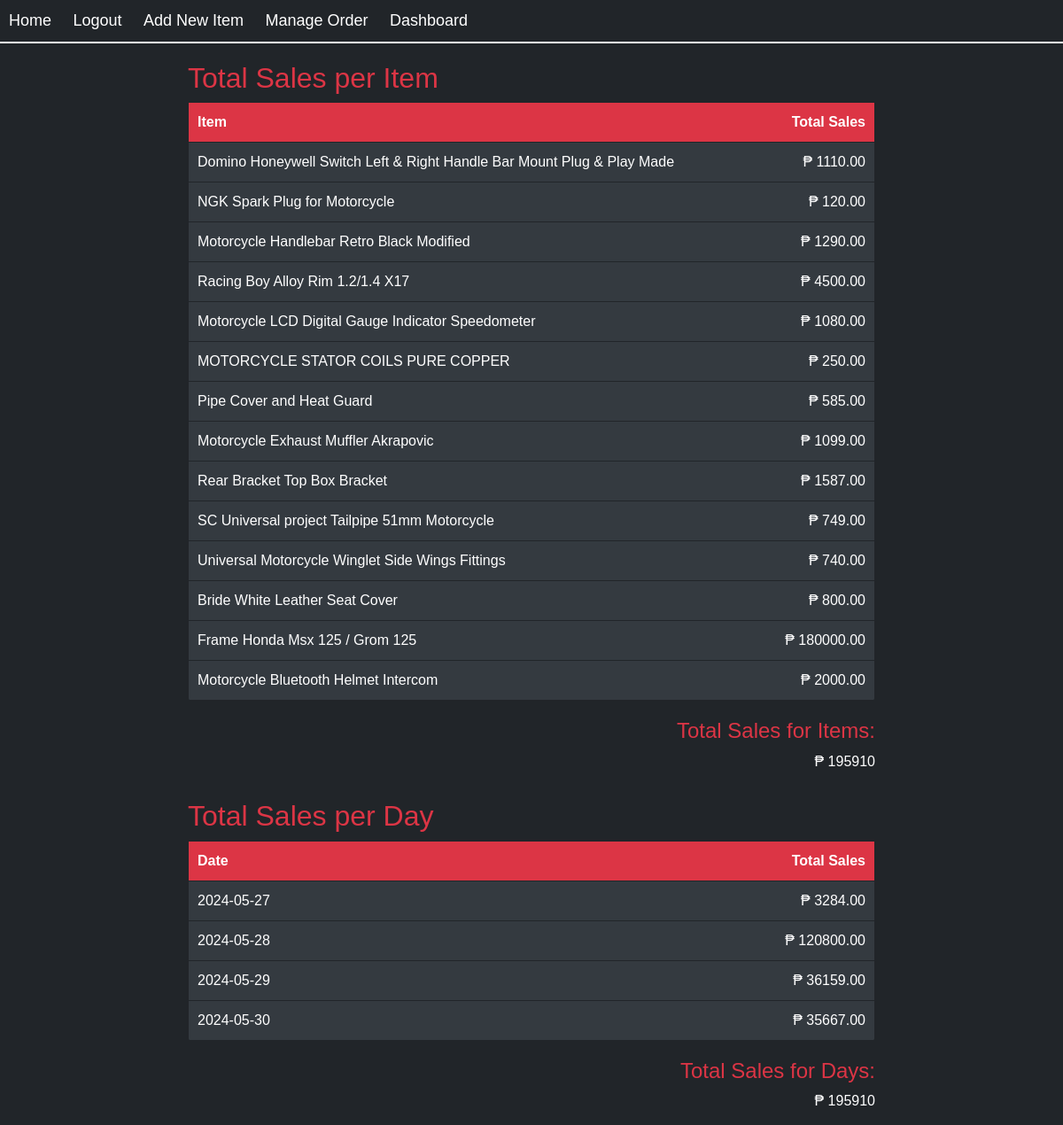
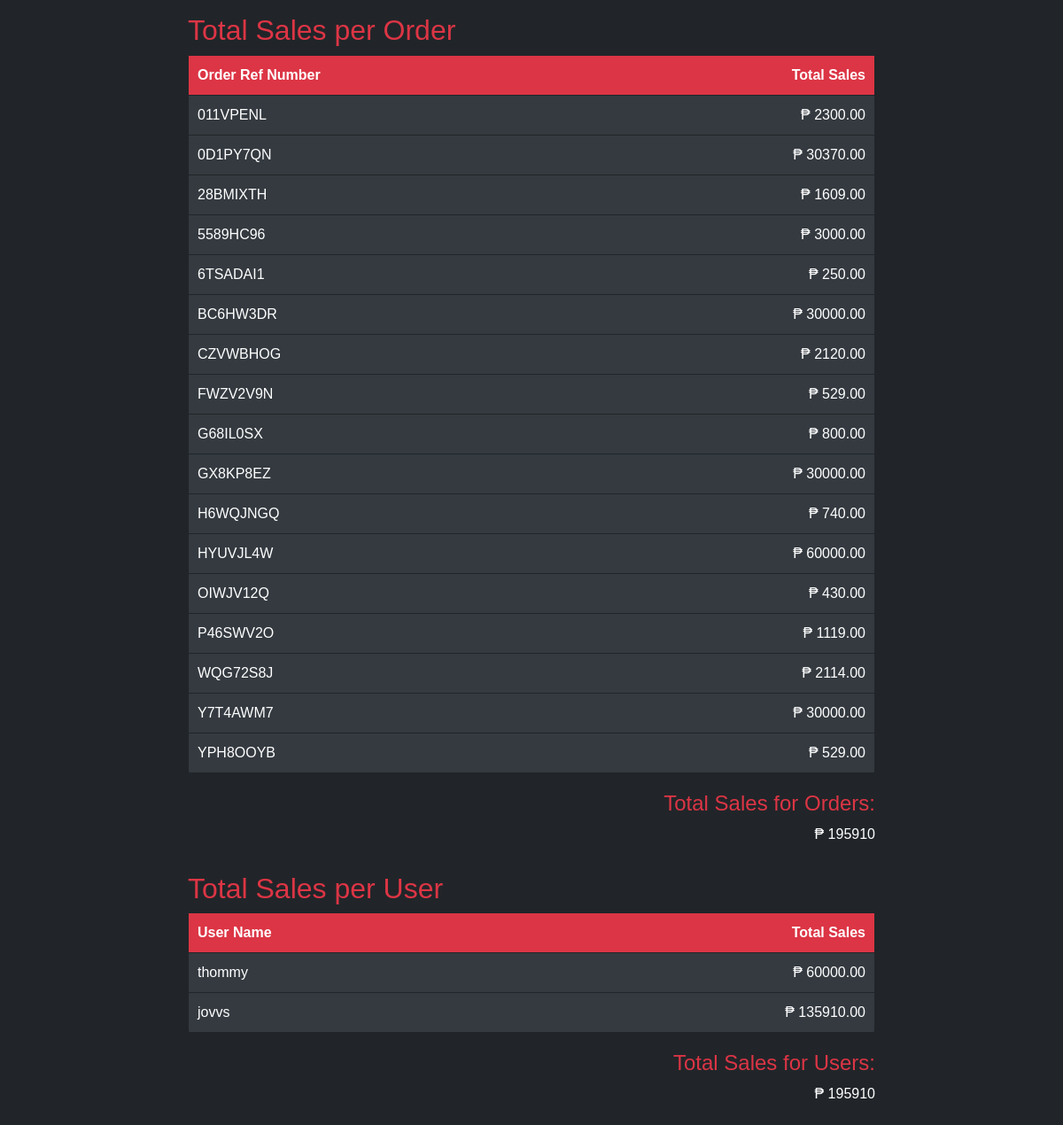
Screenshot of /admin/dashboard.php with the database file from the repository (2 pictures, top to bottom).
### tables this page shows
CREATE TABLE `items` (
  `item_id` int(255) NOT NULL,
  `item` varchar(255) NOT NULL,
  `item_img` varchar(255) NOT NULL,
  `price` float(9,2) NOT NULL,
  `stocks` varchar(255) NOT NULL,
  `date_added` timestamp NOT NULL DEFAULT current_timestamp(),
  `item_status` varchar(1) NOT NULL DEFAULT 'A',
  `category` varchar(255) DEFAULT NULL
);

### admin/dashboard.php (the view, shortened to what this page needs)
<?php
include "../db.php";
$sql_total_sales_per_item = "SELECT items.item_id, items.item, SUM(items.price * `order`.quantity) AS total_sales
                             FROM `order`
                             JOIN items ON `order`.item_id = items.item_id
                             WHERE `order`.status = 5
                             GROUP BY items.item_id";
$result_total_sales_per_item = mysqli_query($conn, $sql_total_sales_per_item);
$sql_total_sales_per_day = "SELECT DATE(o.date_added) AS order_day,
                            SUM(i.price * o.quantity) AS total_sales
                            FROM `order` o
                            JOIN items i ON o.item_id = i.item_id
                            WHERE o.status = 5
                            GROUP BY DATE(o.date_added)";
$result_total_sales_per_day = mysqli_query($conn, $sql_total_sales_per_day);
$sql_total_sales_per_order = "SELECT o.order_ref_number, SUM(i.price * o.quantity) AS total_sales
                              FROM `order` o
                              JOIN items i ON o.item_id = i.item_id
                              WHERE o.status = 5
                              GROUP BY o.order_ref_number";
$result_total_sales_per_order = mysqli_query($conn, $sql_total_sales_per_order);
$sql_total_sales_per_user = "SELECT u.uname, SUM(i.price * o.quantity) AS total_sales
                             FROM `order` o
                             JOIN users u ON o.user_id = u.user_id
                             JOIN items i ON o.item_id = i.item_id
                             WHERE o.status = 5
                             GROUP BY u.user_id";
$result_total_sales_per_user = mysqli_query($conn, $sql_total_sales_per_user);
?>
<!DOCTYPE html>
<html lang="en">
<head>
    <link rel="stylesheet" href="../css/bootstrap.css">
</head>
<body>
<div class="toolbar">
    <a href="index.php">Home</a>
    <a href="?logout">Logout</a>
    <a href="newitem.php">Add New Item</a>
    <a href="manage_order.php">Manage Order</a>
    <a href="dashboard.php">Dashboard</a>
</div>
    <div class="container">
        <div class="table-container">
            <h2>Total Sales per Item</h2>
            <table>
                <thead>
                    <tr>
                        <th>Item</th>
                        <th class="total-sales-th">Total Sales</th>
                    </tr>
                </thead>
                <tbody>
                    <?php while($row = mysqli_fetch_assoc($result_total_sales_per_item)): ?>
                    <tr>
                        <td><?php echo $row['item']; ?></td>
                        <td class="total-sales-th">₱ <?php echo $row['total_sales']; ?></td>
                    </tr>
                    <?php endwhile; ?>
                </tbody>
            </table>
            <div class="total-sales-th">
                <h4>Total Sales for Items:</h4>
                <?php
                $final_total_items = 0;
                mysqli_data_seek($result_total_sales_per_item, 0);
                while ($row = mysqli_fetch_assoc($result_total_sales_per_item)) {
                    $final_total_items += $row['total_sales'];
                }
                echo "₱ " . $final_total_items;
                ?>
            </div>
        </div>
        <div class="table-container">
            <h2>Total Sales per Day</h2>
            <table>
                <thead>
                    <tr>
                        <th>Date</th>
                        <th class="total-sales-th">Total Sales</th>
                    </tr>
                </thead>
                <tbody>
                    <?php while($row = mysqli_fetch_assoc($result_total_sales_per_day)): ?>
                    <tr>
                        <td><?php echo $row['order_day']; ?></td>
                        <td class="total-sales-th">₱ <?php echo $row['total_sales']; ?></td>
                    </tr>
                    <?php endwhile; ?>
                </tbody>
            </table>
            <div class="total-sales-th">
                <h4>Total Sales for Days:</h4>
                <?php
                $final_total_days = 0;
                mysqli_data_seek($result_total_sales_per_day, 0);
                while ($row = mysqli_fetch_assoc($result_total_sales_per_day)) {
                    $final_total_days += $row['total_sales'];
                }
                echo "₱ " . $final_total_days;
                ?>
            </div>
        </div>
        <div class="table-container">
            <h2>Total Sales per Order</h2>
            <table>
                <thead>
                    <tr>
                        <th>Order Ref Number</th>
                        <th class="total-sales-th">Total Sales</th>
                    </tr>
                </thead>
                <tbody>
                    <?php while($row = mysqli_fetch_assoc($result_total_sales_per_order)): ?>
                    <tr>
                        <td><?php echo $row['order_ref_number']; ?></td>
                        <td class="total-sales-th">₱ <?php echo $row['total_sales']; ?></td>
                    </tr>
                    <?php endwhile; ?>
                </tbody>
            </table>
            <div class="total-sales-th">
                <h4>Total Sales for Orders:</h4>
                <?php
                $final_total_orders = 0;
                mysqli_data_seek($result_total_sales_per_order, 0);
                while ($row = mysqli_fetch_assoc($result_total_sales_per_order)) {
                    $final_total_orders += $row['total_sales'];
                }
                echo "₱  " . $final_total_orders;
                ?>
            </div>
        </div>
        <div class="table-container">
            <h2>Total Sales per User</h2>
            <table>
                <thead>
                    <tr>
                        <th>User Name</th>
                        <th class="total-sales-th">Total Sales</th>
                    </tr>
                </thead>
                <tbody>
                    <?php while($row = mysqli_fetch_assoc($result_total_sales_per_user)): ?>
                    <tr>
                        <td><?php echo $row['uname']; ?></td>
                        <td class="total-sales-th">₱ <?php echo $row['total_sales']; ?></td>
                    </tr>
                    <?php endwhile; ?>
                </tbody>
            </table>
            <div class="total-sales-th">
                <h4>Total Sales for Users:</h4>
                <?php
                $final_total_users = 0;
                mysqli_data_seek($result_total_sales_per_user, 0);
                while ($row = mysqli_fetch_assoc($result_total_sales_per_user)) {
                    $final_total_users += $row['total_sales'];
                }
                echo "₱ " . $final_total_users;
                ?>
            </div>
        </div>
    </div>
</body>
</html>

### admin/dashboard.php (style rules this page uses)
body { background-color: #212529; color: #fff; font-family: Arial, sans-serif; margin: 0; padding: 0; }
.container { position: relative; max-width: 800px; margin: 0 auto; margin-top: 20px; }
.table-container { margin-bottom: 30px; }
table { width: 100%; border-collapse: collapse; margin-bottom: 20px; background-color: #343a40; border: 1px solid #212529; border-radius: 5px; color: #fff; }
table th, table td { padding: 10px; text-align: left; border-bottom: 1px solid #212529; }
table th { background-color: #dc3545; font-weight: bold; }
.total-sales-th { text-align: right; }
h2, h4 { color: #dc3545; }
.toolbar { background-color: #212529; padding: 10px; border-bottom: 2px solid #ffffff; }
.toolbar a { color: #ffffff; margin-right: 20px; text-decoration: none; font-size: 18px; }

### rows the page displays
items: item "Domino Honeywell Switch Left & Right Handle Bar Mount Plug & Play Made", total_sales "1110.00"
items: item "NGK Spark Plug for Motorcycle", total_sales "120.00"
items: item "Motorcycle Handlebar Retro Black Modified", total_sales "1290.00"
items: item "Racing Boy Alloy Rim 1.2/1.4 X17", total_sales "4500.00"
items: item "Motorcycle LCD Digital Gauge Indicator Speedometer", total_sales "1080.00"
items: item "MOTORCYCLE STATOR COILS PURE COPPER", total_sales "250.00"
items: item "Pipe Cover and Heat Guard", total_sales "585.00"
items: item "Motorcycle Exhaust Muffler Akrapovic", total_sales "1099.00"
items: item "Rear Bracket Top Box Bracket", total_sales "1587.00"
items: item "SC Universal project Tailpipe 51mm Motorcycle", total_sales "749.00"
items: item "Universal Motorcycle Winglet Side Wings Fittings", total_sales "740.00"
items: item "Bride White Leather Seat Cover", total_sales "800.00"
items: item "Frame Honda Msx 125 / Grom 125", total_sales "180000.00"
items: item "Motorcycle Bluetooth Helmet Intercom", total_sales "2000.00"

### other values shown
$final_total_items "195910"
$row['order_day'] "2024-05-27"
$row['total_sales'] "3284.00"
$row['order_day'] "2024-05-28"
$row['total_sales'] "120800.00"
$row['order_day'] "2024-05-29"
$row['total_sales'] "36159.00"
$row['order_day'] "2024-05-30"
$row['total_sales'] "35667.00"
$final_total_days "195910"
$row['order_ref_number'] "011VPENL"
$row['total_sales'] "2300.00"
$row['order_ref_number'] "0D1PY7QN"
$row['total_sales'] "30370.00"
$row['order_ref_number'] "28BMIXTH"
